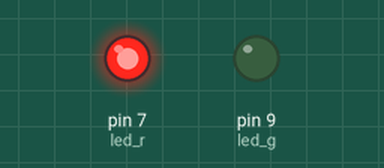
This sketch was run on a simulated Arduino Uno, built with avr-gcc and run on an emulated ATmega328P. On the bench: output pins drawn as LEDs (lit = HIGH).

Above: at 0.5 s.
At 2.5 s:
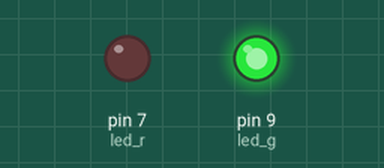
At 3.5 s:
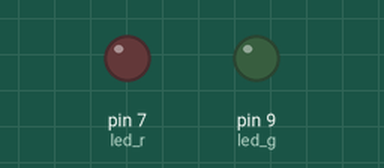
Timing chart, 0 to 5.2 s (numbered marks = the images above):
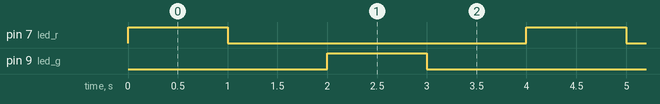

The sketch:

LED2.ino
```cpp
// LED 깜박이는 코드 (Arduino)
// 7번 핀(빨간 LED)과 9번 핀(초록 LED)을 1초 간격으로 번갈아가며 깜박이게 함

int led_r = 7; // 빨간색 LED (Red LED) - 7번 핀
int led_g = 9; // 초록색 LED (Green LED) - 9번 핀

void setup()
{
  pinMode(led_r, OUTPUT); // 7번 핀을 출력 모드로 설정
  pinMode(led_g, OUTPUT); // 9번 핀을 출력 모드로 설정
}

void loop()
{
  digitalWrite(led_r, HIGH); // 7번 핀 ON
  delay(1000); // Wait for 1000 millisecond(s)
  digitalWrite(led_r, LOW); // 7번 핀 OFF
  delay(1000); // Wait for 1000 millisecond(s)
  digitalWrite(led_g, HIGH); // 9번 핀 ON
  delay(1000); // Wait for 1000 millisecond(s)
  digitalWrite(led_g, LOW); // 9번 핀 OFF
  delay(1000); // Wait for 1000 millisecond(s)
}
```

Measured:
- by itself, pin 7 (led_r), pin 9 (led_g): alternates HIGH for 1.0 s and LOW for 3.0 s
- by itself, everything shown: repeats every 4.0 s, in 4 steps
